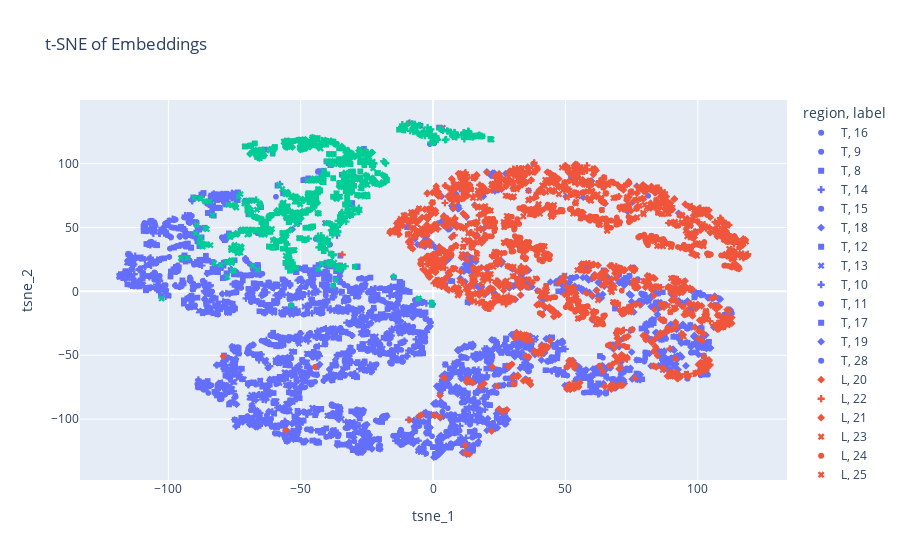

Notebook source saved alongside this figure:
### Code cell
# Add t-SNE results to the DataFrame
# embeddings_dataframe["tsne_1"] = 
# embeddings_dataframe["tsne_2"] = 


emb_df = embeddings_dataframe#[embeddings_dataframe['volume'] > 10000]
labels = emb_df["label"].tolist()
regions = [get_region(label) for label in labels]#[get_region(int(extract_nr(label))) for label in labels]
region = regions#embeddings_dataframe["region"].tolist()
subjects = emb_df['subject'].tolist()
# Plot using plotly.express.scatter
l = False
if l:
    #fig = px.scatter_3d(embeddings_dataframe, x=tsne_result[:, 0], y=tsne_result[:, 1], z = tsne_result[:,2], color=labels,  title="t-SNE of Embeddings")
    fig = px.scatter(embeddings_dataframe, x=tsne_result[:, 0], y=tsne_result[:, 1], color=numerical_labels,hover_data=["subject"], title="t-SNE of Embeddings")
    fig.update_layout(legend_orientation="h")
    fig.show()
else: 
    emb_df_x = emb_df['tsne_1']
    emb_df_y = emb_df['tsne_2']#emb_df["region"],
    fig_reg = px.scatter(emb_df, x=emb_df_x, y=emb_df_y, color=emb_df['region'], symbol=emb_df['label'],hover_name=emb_df['fracture_flag'], hover_data=["subject"], title="t-SNE of Embeddings")
    fig_reg.show()

### Figure 1 — Plotly figure (JSON) as saved in the notebook; plotly's stock layout.template omitted (floating-point values rounded to 4 significant figures; data arrays with more than 128 entries replaced by an {"elided": "..."} marker saying what was removed)
{"data": [{"customdata": {"elided": "410x1 str values"}, "hovertemplate": "<b>%{hovertext}</b><br><br>region=T<br>label=16<br>tsne_1=%{x}<br>tsne_2=%{y}<br>subject=%{customdata[0]}<extra></extra>", "hovertext": {"elided": "410 str values"}, "legendgroup": "T, 16", "marker": {"color": "#636efa", "symbol": "circle"}, "mode": "markers", "name": "T, 16", "showlegend": true, "type": "scattergl", "x": {"elided": "410 float values"}, "xaxis": "x", "y": {"elided": "410 float values"}, "yaxis": "y"}, {"customdata": {"elided": "377x1 str values"}, "hovertemplate": "<b>%{hovertext}</b><br><br>region=T<br>label=9<br>tsne_1=%{x}<br>tsne_2=%{y}<br>subject=%{customdata[0]}<extra></extra>", "hovertext": {"elided": "377 str values"}, "legendgroup": "T, 9", "marker": {"color": "#636efa", "symbol": "circle"}, "mode": "markers", "name": "T, 9", "showlegend": true, "type": "scattergl", "x": {"elided": "377 float values"}, "xaxis": "x", "y": {"elided": "377 float values"}, "yaxis": "y"}, {"customdata": {"elided": "369x1 str values"}, "hovertemplate": "<b>%{hovertext}</b><br><br>region=T<br>label=8<br>tsne_1=%{x}<br>tsne_2=%{y}<br>subject=%{customdata[0]}<extra></extra>", "hovertext": {"elided": "369 str values"}, "legendgroup": "T, 8", "marker": {"color": "#636efa", "symbol": "square"}, "mode": "markers", "name": "T, 8", "showlegend": true, "type": "scattergl", "x": {"elided": "369 float values"}, "xaxis": "x", "y": {"elided": "369 float values"}, "yaxis": "y"}, {"customdata": {"elided": "348x1 str values"}, "hovertemplate": "<b>%{hovertext}</b><br><br>region=T<br>label=14<br>tsne_1=%{x}<br>tsne_2=%{y}<br>subject=%{customdata[0]}<extra></extra>", "hovertext": {"elided": "348 str values"}, "legendgroup": "T, 14", "marker": {"color": "#636efa", "symbol": "cross"}, "mode": "markers", "name": "T, 14", "showlegend": true, "type": "scattergl", "x": {"elided": "348 float values"}, "xaxis": "x", "y": {"elided": "348 float values"}, "yaxis": "y"}, {"customdata": {"elided": "366x1 str values"}, "hovertemplate": "<b>%{hovertext}</b><br><br>region=T<br>label=15<br>tsne_1=%{x}<br>tsne_2=%{y}<br>subject=%{customdata[0]}<extra></extra>", "hovertext": {"elided": "366 str values"}, "legendgroup": "T, 15", "marker": {"color": "#636efa", "symbol": "circle"}, "mode": "markers", "name": "T, 15", "showlegend": true, "type": "scattergl", "x": {"elided": "366 float values"}, "xaxis": "x", "y": {"elided": "366 float values"}, "yaxis": "y"}, {"customdata": {"elided": "481x1 str values"}, "hovertemplate": "<b>%{hovertext}</b><br><br>region=T<br>label=18<br>tsne_1=%{x}<br>tsne_2=%{y}<br>subject=%{customdata[0]}<extra></extra>", "hovertext": {"elided": "481 str values"}, "legendgroup": "T, 18", "marker": {"color": "#636efa", "symbol": "diamond"}, "mode": "markers", "name": "T, 18", "showlegend": true, "type": "scattergl", "x": {"elided": "481 float values"}, "xaxis": "x", "y": {"elided": "481 float values"}, "yaxis": "y"}, {"customdata": {"elided": "346x1 str values"}, "hovertemplate": "<b>%{hovertext}</b><br><br>region=T<br>label=12<br>tsne_1=%{x}<br>tsne_2=%{y}<br>subject=%{customdata[0]}<extra></extra>", "hovertext": {"elided": "346 str values"}, "legendgroup": "T, 12", "marker": {"color": "#636efa", "symbol": "square"}, "mode": "markers", "name": "T, 12", "showlegend": true, "type": "scattergl", "x": {"elided": "346 float values"}, "xaxis": "x", "y": {"elided": "346 float values"}, "yaxis": "y"}, {"customdata": {"elided": "341x1 str values"}, "hovertemplate": "<b>%{hovertext}</b><br><br>region=T<br>label=13<br>tsne_1=%{x}<br>tsne_2=%{y}<br>subject=%{customdata[0]}<extra></extra>", "hovertext": {"elided": "341 str values"}, "legendgroup": "T, 13", "marker": {"color": "#636efa", "symbol": "x"}, "mode": "markers", "name": "T, 13", "showlegend": true, "type": "scattergl", "x": {"elided": "341 float values"}, "xaxis": "x", "y": {"elided": "341 float values"}, "yaxis": "y"}, {"customdata": {"elided": "355x1 str values"}, "hovertemplate": "<b>%{hovertext}</b><br><br>region=T<br>label=10<br>tsne_1=%{x}<br>tsne_2=%{y}<br>subject=%{customdata[0]}<extra></extra>", "hovertext": {"elided": "355 str values"}, "legendgroup": "T, 10", "marker": {"color": "#636efa", "symbol": "cross"}, "mode": "markers", "name": "T, 10", "showlegend": true, "type": "scattergl", "x": {"elided": "355 float values"}, "xaxis": "x", "y": {"elided": "355 float values"}, "yaxis": "y"}, {"customdata": {"elided": "349x1 str values"}, "hovertemplate": "<b>%{hovertext}</b><br><br>region=T<br>label=11<br>tsne_1=%{x}<br>tsne_2=%{y}<br>subject=%{customdata[0]}<extra></extra>", "hovertext": {"elided": "349 str values"}, "legendgroup": "T, 11", "marker": {"color": "#636efa", "symbol": "circle"}, "mode": "markers", "name": "T, 11", "showlegend": true, "type": "scattergl", "x": {"elided": "349 float values"}, "xaxis": "x", "y": {"elided": "349 float values"}, "yaxis": "y"}, {"customdata": {"elided": "433x1 str values"}, "hovertemplate": "<b>%{hovertext}</b><br><br>region=T<br>label=17<br>tsne_1=%{x}<br>tsne_2=%{y}<br>subject=%{customdata[0]}<extra></extra>", "hovertext": {"elided": "433 str values"}, "legendgroup": "T, 17", "marker": {"color": "#636efa", "symbol": "square"}, "mode": "markers", "name": "T, 17", "showlegend": true, "type": "scattergl", "x": {"elided": "433 float values"}, "xaxis": "x", "y": {"elided": "433 float values"}, "yaxis": "y"}, {"customdata": {"elided": "505x1 str values"}, "hovertemplate": "<b>%{hovertext}</b><br><br>region=T<br>label=19<br>tsne_1=%{x}<br>tsne_2=%{y}<br>subject=%{customdata[0]}<extra></extra>", "hovertext": {"elided": "505 str values"}, "legendgroup": "T, 19", "marker": {"color": "#636efa", "symbol": "diamond"}, "mode": "markers", "name": "T, 19", "showlegend": true, "type": "scattergl", "x": {"elided": "505 float values"}, "xaxis": "x", "y": {"elided": "505 float values"}, "yaxis": "y"}, {"customdata": [["['verse601']"], ["['verse602']"], ["['verse582']"], ["['verse631']"]], "hovertemplate": "<b>%{hovertext}</b><br><br>region=T<br>label=28<br>tsne_1=%{x}<br>tsne_2=%{y}<br>subject=%{customdata[0]}<extra></extra>", "hovertext": ["NF", "NF", "NF", "NF"], "legendgroup": "T, 28", "marker": {"color": "#636efa", "symbol": "circle"}, "mode": "markers", "name": "T, 28", "showlegend": true, "type": "scattergl", "x": [77.32, -7.77, -3.643, 11.93], "xaxis": "x", "y": [9.613, 61.86, 44.32, 59.54], "yaxis": "y"}, {"customdata": {"elided": "539x1 str values"}, "hovertemplate": "<b>%{hovertext}</b><br><br>region=L<br>label=20<br>tsne_1=%{x}<br>tsne_2=%{y}<br>subject=%{customdata[0]}<extra></extra>", "hovertext": {"elided": "539 str values"}, "legendgroup": "L, 20", "marker": {"color": "#EF553B", "symbol": "diamond"}, "mode": "markers", "name": "L, 20", "showlegend": true, "type": "scattergl", "x": {"elided": "539 float values"}, "xaxis": "x", "y": {"elided": "539 float values"}, "yaxis": "y"}, {"customdata": {"elided": "527x1 str values"}, "hovertemplate": "<b>%{hovertext}</b><br><br>region=L<br>label=22<br>tsne_1=%{x}<br>tsne_2=%{y}<br>subject=%{customdata[0]}<extra></extra>", "hovertext": {"elided": "527 str values"}, "legendgroup": "L, 22", "marker": {"color": "#EF553B", "symbol": "cross"}, "mode": "markers", "name": "L, 22", "showlegend": true, "type": "scattergl", "x": {"elided": "527 float values"}, "xaxis": "x", "y": {"elided": "527 float values"}, "yaxis": "y"}, {"customdata": {"elided": "550x1 str values"}, "hovertemplate": "<b>%{hovertext}</b><br><br>region=L<br>label=21<br>tsne_1=%{x}<br>tsne_2=%{y}<br>subject=%{customdata[0]}<extra></extra>", "hovertext": {"elided": "550 str values"}, "legendgroup": "L, 21", "marker": {"color": "#EF553B", "symbol": "diamond"}, "mode": "markers", "name": "L, 21", "showlegend": true, "type": "scattergl", "x": {"elided": "550 float values"}, "xaxis": "x", "y": {"elided": "550 float values"}, "yaxis": "y"}, {"customdata": {"elided": "533x1 str values"}, "hovertemplate": "<b>%{hovertext}</b><br><br>region=L<br>label=23<br>tsne_1=%{x}<br>tsne_2=%{y}<br>subject=%{customdata[0]}<extra></extra>", "hovertext": {"elided": "533 str values"}, "legendgroup": "L, 23", "marker": {"color": "#EF553B", "symbol": "x"}, "mode": "markers", "name": "L, 23", "showlegend": true, "type": "scattergl", "x": {"elided": "533 float values"}, "xaxis": "x", "y": {"elided": "533 float values"}, "yaxis": "y"}, {"customdata": {"elided": "526x1 str values"}, "hovertemplate": "<b>%{hovertext}</b><br><br>region=L<br>label=24<br>tsne_1=%{x}<br>tsne_2=%{y}<br>subject=%{customdata[0]}<extra></extra>", "hovertext": {"elided": "526 str values"}, "legendgroup": "L, 24", "marker": {"color": "#EF553B", "symbol": "circle"}, "mode": "markers", "name": "L, 24", "showlegend": true, "type": "scattergl", "x": {"elided": "526 float values"}, "xaxis": "x", "y": {"elided": "526 float values"}, "yaxis": "y"}, {"customdata": [["['verse810']"], ["['verse519']"], ["['fxclass0410']"], ["['verse612']"], ["['verse085']"], ["['verse607']"], ["['fxclass0280']"], ["['fxclass0374']"], ["['verse605']"], ["['verse751']"], ["['verse551']"], ["['verse593']"], ["['verse540']"], ["['verse623']"], ["['verse768']"], ["['verse614']"], ["['verse522']"], ["['fxclass0084']"], ["['verse517']"], ["['verse578']"], ["['verse525']"], ["['verse598']"], ["['verse509']"], ["['fxclass0171']"], ["['verse530']"], ["['verse539']"], ["['verse580']"], ["['fxclass0235']"], ["['verse532']"], ["['verse577']"], ["['fxclass0044']"], ["['verse571']"], ["['fxclass0269']"], ["['fxclass0001']"], ["['fxclass0113']"], ["['verse576']"], ["['fxclass0239']"], ["['verse585']"], ["['fxclass0373']"], ["['verse816']"], ["['verse083']"], ["['verse570']"], ["['fxclass0172']"], ["['verse023']"], ["['verse620']"], ["['fxclass0237']"], ["['verse597']"], ["['verse506']"], ["['verse505']"], ["['fxclass0033']"], ["['verse619']"]], "hovertemplate": "<b>%{hovertext}</b><br><br>region=L<br>label=25<br>tsne_1=%{x}<br>tsne_2=%{y}<br>subject=%{customdata[0]}<extra></extra>", "hovertext": ["NF", "NF", "NF", "NF", "NF", "NF", "NF", "NF", "NF", "NF", "NF", "NF", "NF", "NF", "NF", "NF", "NF", "NF", "NF", "NF", "NF", "NF", "NF", "NF", "NF", "NF", "NF", "NF", "NF", "NF", "F", "NF", "NF", "NF", "NF", "NF", "NF", "NF", "NF", "NF", "NF", "NF", "NF", "NF", "NF", "NF", "NF", "NF", "NF", "NF", "NF"], "legendgroup": "L, 25", "marker": {"color": "#EF553B", "symbol": "x"}, "mode": "markers", "name": "L, 25", "showlegend": true, "type": "scattergl", "x": [55.66, 98.93, 97.93, 65.75, 89.7, 36.46, 84.6, 52.9, 44.76, 29.61, 95.48, 85.65, 34.07, 86.92, 95.6, 52.04, 41.74, 44.68, 40.38, 34.12, 99.79, 60.12, 44.79, 65.86, 89.8, 63.07, 56.88, 99.47, 48.74, 65.71, 54.66, 51.63, 98.22, 32.73, 99.53, 41.22, 80.92, 29.75, 65.65, 29.72, 32.98, 94.05, 51.17, 104.0, 42.18, 40.39, 45.16, 97.52, 88.82, 37.66, 26.82], "xaxis": "x", "y": [57.25, 28.71, 29.58, 47.4, 36.83, 60.36, 35.46, 60.8, 58.36, 34.02, 34.9, 35.44, 58.74, 35.2, 34.09, -12.72, 29.79, 58.33, 24.73, 58.73, 27.75, -15.19, 58.5, 47.52, 34.6, 52.0, 60.66, 28.36, 63.35, 47.64, -21.44, -11.55, 29.41, 32.78, 28.35, 33.04, 37.79, 52.98, 47.9, 36.22, 34.59, 33.63, -11.51, 28.31, 35.31, 60.7, 59.92, 29.89, 37.26, 33.98, 50.26], "yaxis": "y"}, {"customdata": {"elided": "150x1 str values"}, "hovertemplate": "<b>%{hovertext}</b><br><br>region=C<br>label=5<br>tsne_1=%{x}<br>tsne_2=%{y}<br>subject=%{customdata[0]}<extra></extra>", "hovertext": {"elided": "150 str values"}, "legendgroup": "C, 5", "marker": {"color": "#00cc96", "symbol": "square"}, "mode": "markers", "name": "C, 5", "showlegend": true, "type": "scattergl", "x": {"elided": "150 float values"}, "xaxis": "x", "y": {"elided": "150 float values"}, "yaxis": "y"}, {"customdata": {"elided": "236x1 str values"}, "hovertemplate": "<b>%{hovertext}</b><br><br>region=C<br>label=7<br>tsne_1=%{x}<br>tsne_2=%{y}<br>subject=%{customdata[0]}<extra></extra>", "hovertext": {"elided": "236 str values"}, "legendgroup": "C, 7", "marker": {"color": "#00cc96", "symbol": "x"}, "mode": "markers", "name": "C, 7", "showlegend": true, "type": "scattergl", "x": {"elided": "236 float values"}, "xaxis": "x", "y": {"elided": "236 float values"}, "yaxis": "y"}, {"customdata": {"elided": "138x1 str values"}, "hovertemplate": "<b>%{hovertext}</b><br><br>region=C<br>label=3<br>tsne_1=%{x}<br>tsne_2=%{y}<br>subject=%{customdata[0]}<extra></extra>", "hovertext": {"elided": "138 str values"}, "legendgroup": "C, 3", "marker": {"color": "#00cc96", "symbol": "diamond"}, "mode": "markers", "name": "C, 3", "showlegend": true, "type": "scattergl", "x": {"elided": "138 float values"}, "xaxis": "x", "y": {"elided": "138 float values"}, "yaxis": "y"}, {"customdata": {"elided": "142x1 str values"}, "hovertemplate": "<b>%{hovertext}</b><br><br>region=C<br>label=4<br>tsne_1=%{x}<br>tsne_2=%{y}<br>subject=%{customdata[0]}<extra></extra>", "hovertext": {"elided": "142 str values"}, "legendgroup": "C, 4", "marker": {"color": "#00cc96", "symbol": "x"}, "mode": "markers", "name": "C, 4", "showlegend": true, "type": "scattergl", "x": {"elided": "142 float values"}, "xaxis": "x", "y": {"elided": "142 float values"}, "yaxis": "y"}, {"customdata": {"elided": "129x1 str values"}, "hovertemplate": "<b>%{hovertext}</b><br><br>region=C<br>label=1<br>tsne_1=%{x}<br>tsne_2=%{y}<br>subject=%{customdata[0]}<extra></extra>", "hovertext": {"elided": "129 str values"}, "legendgroup": "C, 1", "marker": {"color": "#00cc96", "symbol": "cross"}, "mode": "markers", "name": "C, 1", "showlegend": true, "type": "scattergl", "x": {"elided": "129 float values"}, "xaxis": "x", "y": {"elided": "129 float values"}, "yaxis": "y"}, {"customdata": {"elided": "162x1 str values"}, "hovertemplate": "<b>%{hovertext}</b><br><br>region=C<br>label=6<br>tsne_1=%{x}<br>tsne_2=%{y}<br>subject=%{customdata[0]}<extra></extra>", "hovertext": {"elided": "162 str values"}, "legendgroup": "C, 6", "marker": {"color": "#00cc96", "symbol": "square"}, "mode": "markers", "name": "C, 6", "showlegend": true, "type": "scattergl", "x": {"elided": "162 float values"}, "xaxis": "x", "y": {"elided": "162 float values"}, "yaxis": "y"}, {"customdata": [["['rsna12281']"], ["['rsna1868']"], ["['fxclass0292']"], ["['rsna32280']"], ["['verse230']"], ["['fxclass0164']"], ["['fxclass0315']"], ["['verse585']"], ["['verse581']"], ["['rsna1542']"], ["['fxclass0336']"], ["['rsna31077']"], ["['rsna4202']"], ["['rsna26990']"], ["['rsna26068']"], ["['rsna32370']"], ["['verse250']"], ["['rsna24140']"], ["['rsna12292']"], ["['rsna12833']"], ["['verse549']"], ["['verse651']"], ["['rsna19333']"], ["['rsna11827']"], ["['rsna23904']"], ["['tri171']"], ["['rsna1573']"], ["['rsna17960']"], ["['rsna32436']"], ["['rsna19388']"], ["['ctfu00950']"], ["['rsna32658']"], ["['rsna21321']"], ["['rsna18906']"], ["['rsna780']"], ["['rsna29425']"], ["['rsna9926']"], ["['fxclass0322']"], ["['rsna3992']"], ["['rsna16092']"], ["['rsna6078']"], ["['verse758']"], ["['fxclass0351']"], ["['verse648']"], ["['fxclass0341']"], ["['rsna5671']"], ["['rsna27016']"], ["['rsna2243']"], ["['fxclass0133']"], ["['rsna16919']"], ["['fxclass0305']"], ["['verse649']"], ["['rsna20928']"], ["['rsna24617']"], ["['verse108']"], ["['verse225']"], ["['fxclass0342']"], ["['fxclass0317']"], ["['rsna30565']"], ["['rsna32071']"], ["['verse573']"], ["['verse631']"], ["['verse406']"], ["['rsna6376']"], ["['fxclass0168']"], ["['rsna28025']"], ["['rsna3376']"], ["['rsna32434']"], ["['rsna19021']"], ["['rsna4769']"], ["['rsna24891']"], ["['rsna24606']"], ["['rsna10921']"], ["['rsna27752']"], ["['rsna18480']"], ["['verse217']"], ["['rsna20647']"], ["['fxclass0232']"], ["['rsna1480']"], ["['verse602']"], ["['fxclass0240']"], ["['rsna26110']"], ["['rsna8330']"], ["['ctfu00487']"], ["['verse809']"], ["['fxclass0207']"], ["['fxclass0152']"], ["['fxclass0176']"], ["['verse207']"], ["['verse563']"], ["['rsna15206']"], ["['verse405']"], ["['rsna5783']"], ["['fxclass0244']"], ["['verse403']"], ["['rsna28327']"], ["['fxclass0361']"], ["['verse547']"], ["['tri172']"], ["['verse766']"], ["['rsna32590']"], ["['rsna26898']"], ["['verse644']"], ["['rsna6125']"], ["['verse242']"], ["['rsna30524']"], ["['rsna25704']"], ["['rsna30487']"], ["['fxclass0268']"], ["['fxclass0166']"], ["['verse205']"], ["['fxclass0377']"], ["['verse647']"], ["['rsna21651']"], ["['fxclass0264']"], ["['fxclass0273']"], ["['verse400']"], ["['rsna26492']"], ["['rsna10633']"], ["['verse823']"], ["['fxclass0333']"], ["['rsna18968']"], ["['fxclass0389']"], ["['rsna20120']"], ["['rsna18935']"], ["['rsna8574']"], ["['rsna25833']"]], "hovertemplate": "<b>%{hovertext}</b><br><br>region=C<br>label=2<br>tsne_1=%{x}<br>tsne_2=%{y}<br>subject=%{customdata[0]}<extra></extra>", "hovertext": ["NF", "NF", "NF", "NF", "NF", "NF", "NF", "NF", "NF", "NF", "NF", "NF", "NF", "NF", "NF", "NF", "NF", "NF", "NF", "NF", "NF", "NF", "NF", "NF", "NF", "NF", "NF", "NF", "NF", "NF", "NF", "NF", "NF", "NF", "NF", "NF", "NF", "NF", "NF", "NF", "NF", "NF", "NF", "NF", "NF", "NF", "NF", "NF", "NF", "NF", "NF", "NF", "NF", "NF", "NF", "NF", "NF", "NF", "NF", "NF", "NF", "NF", "NF", "NF", "NF", "NF", "NF", "NF", "NF", "NF", "NF", "NF", "NF", "NF", "NF", "NF", "NF", "NF", "NF", "NF", "NF", "NF", "NF", "NF", "NF", "NF", "NF", "NF", "NF", "NF", "NF", "NF", "NF", "NF", "NF", "NF", "NF", "NF", "NF", "NF", "NF", "NF", "NF", "NF", "NF", "NF", "NF", "NF", "NF", "NF", "NF", "NF", "NF", "NF", "NF", "NF", "NF", "NF", "NF", "NF", "NF", "NF", "NF", "NF", "NF", "NF", "NF"], "legendgroup": "C, 2", "marker": {"color": "#00cc96", "symbol": "cross"}, "mode": "markers", "name": "C, 2", "showlegend": true, "type": "scattergl", "x": [-37.91, -34.59, -47.02, -34.38, -38.0, -30.78, -41.0, -37.67, -39.04, -28.32, -43.57, -40.74, -40.83, -22.25, -42.77, -41.46, -37.64, -38.05, -42.56, -28.5, -37.26, -32.24, -34.75, -41.33, -32.54, -37.98, -37.66, -22.87, -30.31, -35.05, -42.18, -38.01, -42.0, -28.27, -34.57, -27.92, -39.98, -39.92, -18.22, -41.92, -38.36, -36.19, -41.13, -34.4, -38.01, -40.66, -37.98, -38.34, -42.34, -17.97, -32.0, -42.05, -43.22, -36.46, -37.22, -35.88, -37.75, -29.74, -35.89, -30.53, -30.38, -37.86, -55.21, -22.99, -41.65, -22.46, -37.64, -41.94, -42.48, -55.73, -32.18, -37.25, -28.54, -32.05, -18.64, -33.89, -28.25, -66.85, -41.9, -38.26, -34.63, -32.83, -40.96, -55.18, -14.97, -41.91, -17.86, -32.25, -35.35, -38.0, -38.48, -43.49, -42.45, -34.55, -37.91, -35.13, -34.64, -32.04, -34.33, -38.45, -42.17, -39.96, -27.98, -31.71, -40.53, -35.43, -18.72, -50.61, -43.38, -41.55, -37.51, -36.13, -28.35, -39.59, -28.19, -34.94, -33.14, -31.92, -22.74, -42.65, -42.18, -34.53, -31.35, -38.03, -35.91, -17.91, -39.83], "xaxis": "x", "y": [46.28, 55.1, 41.27, 54.65, 48.1, 59.95, 33.72, 49.53, 52.97, 63.42, 40.84, 32.01, 32.86, 100.1, 34.65, 36.86, 28.61, 48.11, 40.41, 62.94, 50.63, 63.96, 53.74, 39.2, 59.09, 45.72, 28.84, 97.3, 60.26, 59.57, 37.65, 47.52, 41.97, 63.79, 56.52, 62.33, 38.63, 40.94, 101.0, 37.31, 52.49, 46.01, 33.77, 57.03, 44.63, 39.65, 46.03, 52.18, 43.75, 100.4, 64.6, 34.3, 34.4, 50.58, 51.08, 55.25, 49.07, 65.06, 47.09, 60.39, 65.0, 28.21, 37.14, 98.32, 38.07, 100.5, 28.95, 41.62, 40.66, 38.5, 64.09, 50.71, 62.71, 61.28, 101.7, 57.89, 63.67, 71.75, 39.54, 28.46, 61.15, 54.63, 32.84, 36.5, 11.52, 35.46, 100.2, 63.21, 55.35, 44.04, 47.82, 43.13, 40.68, 61.39, 28.12, 53.16, 61.29, 64.65, 62.02, 29.28, 43.61, 40.28, 65.4, 60.08, 39.77, 55.36, 101.9, 116.8, 43.47, 33.05, 51.32, 50.49, 62.69, 36.71, 64.54, 58.27, 19.63, 60.89, 98.71, 34.65, 37.48, 57.63, 59.43, 46.72, 46.53, 100.3, 38.69], "yaxis": "y"}], "layout": {"legend": {"title": {"text": "region, label"}, "tracegroupgap": 0}, "title": {"text": "t-SNE of Embeddings"}, "xaxis": {"anchor": "y", "domain": [0, 1], "title": {"text": "tsne_1"}}, "yaxis": {"anchor": "x", "domain": [0, 1], "title": {"text": "tsne_2"}}}}
